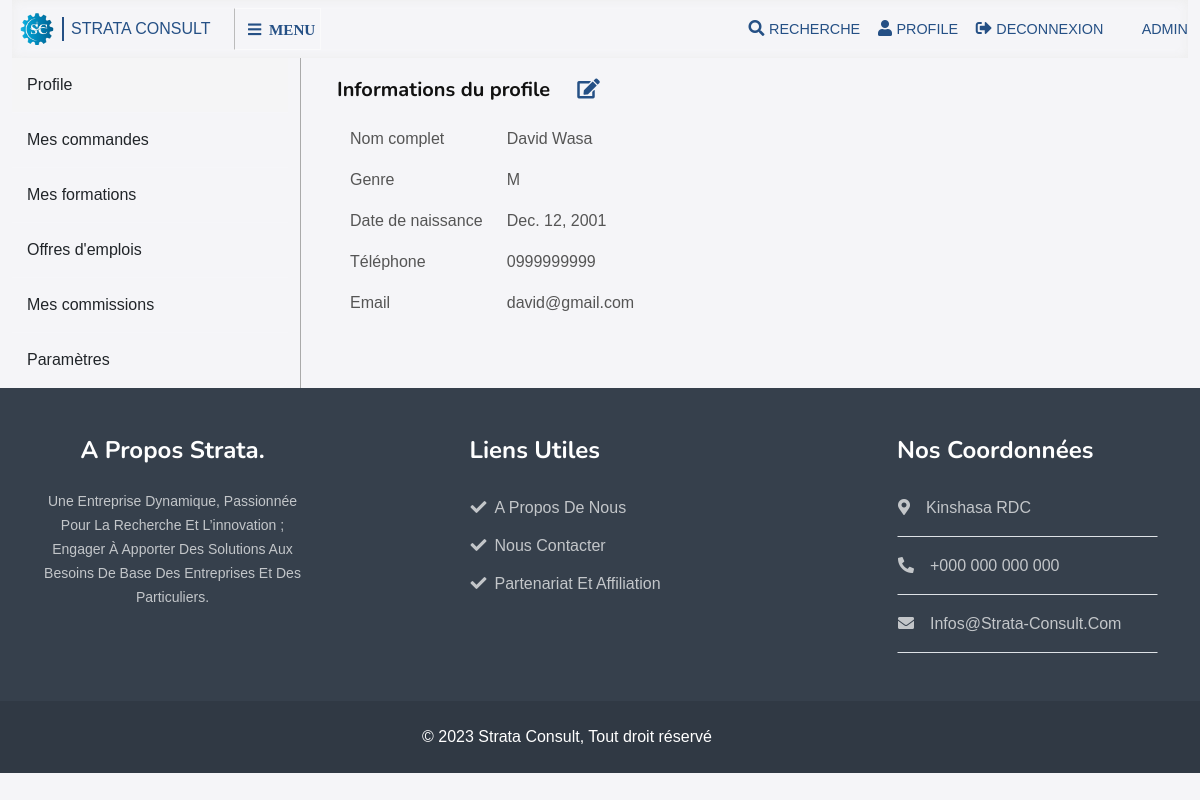
The page /accounts/profile/1 (signed in) on the database its author committed.
### accounts/models.py (models this page shows, shortened)
class CustomUser(AbstractUser):
    username = None
    full_name = models.CharField(('full_name'), max_length=50)
    email = models.EmailField(('email'), unique=True)
    phone = models.CharField(('phone'), max_length=15)
    birthday = models.DateField(('birthday'), null=True, blank=True)
    gender = models.CharField(('gender'), choices=GENDER, max_length=1)
    profile = models.CharField(('profile'), choices=PROFILE, max_length=15)
    USERNAME_FIELD  = 'email'
    REQUIRED_FIELDS = ['phone']
    objects = CustomUserManager()

### accounts/views.py (the view)
# urls.py: path('profile/<int:pk>', Profile, name='profile'),
@login_required
def Profile(request, pk):
    user = get_object_or_404(User, pk=pk)
    comms = Commissionaire.objects.all()
    is_comm = False
    for item in comms:
        if item.user == request.user:
            is_comm = True
    context = {
        'user': user,
        'comms': comms,
        'is_comm': is_comm,
    }
    return render(request, 'accounts/profile.html', context)

### templates/accounts/profile.html (shortened to what this page needs)
{% extends 'accounts/base_profile.html' %}
{% load static %}
{% block profile %}
                    <div class="container pb-5">
                        <div class="overflow-hidden">
                            <h5 class="mb-4">Informations du profile &nbsp;&nbsp;&nbsp; <a href="{% url 'accounts:update_profile' request.user.pk %}"><i class="fa fa-edit"></i></a></h5>
                        </div>
                        <div class="row m-0 box">
                            <div class="col-12 items">
                                <table>
                                    <tr>
                                        <td class="pb-3">Nom complet</td>
                                        <td class="pb-3">&nbsp;&nbsp;&nbsp;&nbsp; {{request.user.full_name}}</td>
                                    </tr>
                                    <tr>
                                        <td class="pb-3">Genre</td>
                                        <td class="pb-3">&nbsp;&nbsp;&nbsp;&nbsp; {{request.user.gender}}</td>
                                    </tr>
                                    <tr>
                                        <td class="pb-3">Date de naissance</td>
                                        <td class="pb-3">&nbsp;&nbsp;&nbsp;&nbsp; {{request.user.birthday}}</td>
                                    </tr>
                                    <tr>
                                        <td class="pb-3">Téléphone</td>
                                        <td class="pb-3">&nbsp;&nbsp;&nbsp;&nbsp; {{request.user.phone}}</td>
                                    </tr>
                                    <tr>
                                        <td class="pb-3">Email</td>
                                        <td class="pb-3">&nbsp;&nbsp;&nbsp;&nbsp; {{request.user.email}}</td>
                                    </tr>
                                </table>
                            </div>
                        </div>
                    </div>
{% endblock %}

### static/css/cssFile.css (style rules this page uses)
html, body { box-sizing: border-box; overflow-x: hidden; background-color: #f5f5f8; }

### rows shown on the page
CustomUser: user.full_name "David Wasa", user.gender "M", user.birthday "Dec. 12, 2001", user.phone "0999999999", user.email "david@gmail.com"
